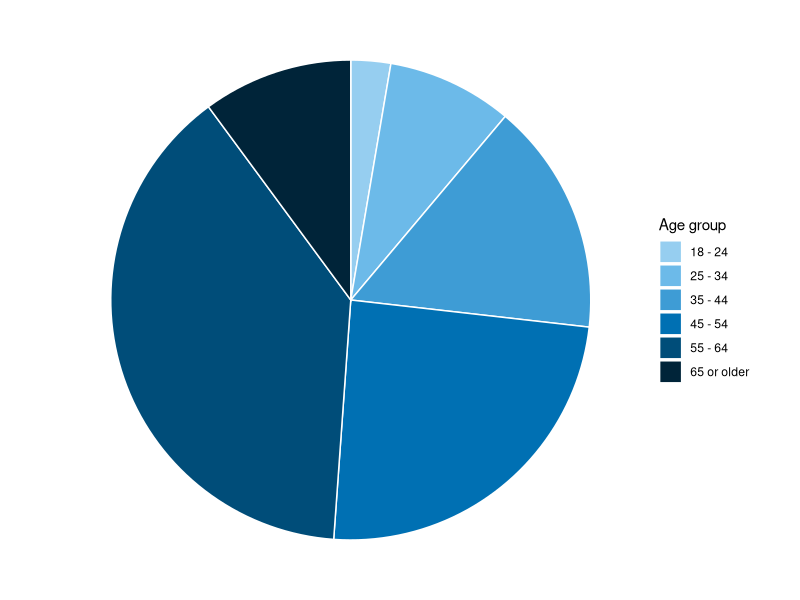

Generate this figure with R: (Note: this script raises an error after producing the figure.)
library(tidyverse)

# Load data
final_data <- read.csv("Data/data_clean.csv")

anglers <- final_data[,-1]
rownames(anglers) <- final_data[,1]

######### * DATA PREPARATION ######### 

### Set factor levels ###

anglers <- anglers %>%
  mutate(LICENSE = factor(LICENSE, levels = c("Saltwater","General","Shoreline","Charter")),
         AGE = factor(AGE, levels = c("18 - 24","25 - 34","35 - 44","45 - 54","55 - 64","65 or older")),
         GENDER = factor(GENDER, levels = c("Male","Female")),
         COUNTY = factor(COUNTY, levels = c("Hillsborough","Manatee","Pasco","Pinellas","Polk","Sarasota","Other")),
         INCOME = factor(INCOME, levels = c("$25,000 or less","$25,001 - $50,000","$50,001 - $75,000","$75,001 - $100,000","$100,000 or more")),
         FREQUENCY = factor(FREQUENCY, levels = c("A few times","About once a month","About once a week","Many times a week")),
         DURATION = factor(DURATION, levels = c("Less than a year","1 - 4 years","5 - 9 years","10 - 19 years","20 years or more")),
         SKILL = factor(SKILL, levels = c("Very poor","Poor","Fair","Good","Excellent")),
         SPECIES_SNOOK = factor(SPECIES_SNOOK, levels = c("Never","Rarely","Sometimes","Often","Always")),
         SPECIES_SEATROUT = factor(SPECIES_SEATROUT, levels = c("Never","Rarely","Sometimes","Often","Always")),
         SPECIES_REDDRUM = factor(SPECIES_REDDRUM, levels = c("Never","Rarely","Sometimes","Often","Always")),
         SPECIES_TARPON = factor(SPECIES_TARPON, levels = c("Never","Rarely","Sometimes","Often","Always")),
         SPECIES_SHEEPSHEAD = factor(SPECIES_SHEEPSHEAD, levels = c("Never","Rarely","Sometimes","Often","Always")),
         SPECIES_SNAPPER = factor(SPECIES_SNAPPER, levels = c("Never","Rarely","Sometimes","Often","Always")),
         SPECIES_GROUPER = factor(SPECIES_GROUPER, levels = c("Never","Rarely","Sometimes","Often","Always")),
         SPECIES_OTHER = factor(SPECIES_OTHER, levels = c("Never","Rarely","Sometimes","Often","Always")),
         HABITAT_SEAGRASS = factor(HABITAT_SEAGRASS, levels = c("Never","Rarely","Sometimes","Often","Always")),
         HABITAT_HARDBTM = factor(HABITAT_HARDBTM, levels = c("Never","Rarely","Sometimes","Often","Always")),
         HABITAT_ARTREEF = factor(HABITAT_ARTREEF, levels = c("Never","Rarely","Sometimes","Often","Always")),
         HABITAT_RIVER = factor(HABITAT_RIVER, levels = c("Never","Rarely","Sometimes","Often","Always")),
         HABITAT_SHORELINE = factor(HABITAT_SHORELINE, levels = c("Never","Rarely","Sometimes","Often","Always")),
         HABITAT_INFRASTR = factor(HABITAT_INFRASTR, levels = c("Never","Rarely","Sometimes","Often","Always")),
         AR_RELIEF = factor(AR_RELIEF, levels = c("Not sure","Low","Moderate","High")),
         AR_SIZE = factor(AR_SIZE, levels = c("Not sure","Small","Medium","Large")),
         AR_DEPTH = factor(AR_DEPTH, levels = c("Not sure","Shallow","Moderate","Deep")),
         AR_COMPLEX = factor(AR_COMPLEX, levels = c("Not sure","Simple","Moderate","Complex")),
         AR_MATERIAL_CONCRETE = factor(AR_MATERIAL_CONCRETE, levels = c("Not sure","Never","Rarely","Sometimes","Often","Always")),
         AR_MATERIAL_PREFAB = factor(AR_MATERIAL_PREFAB, levels = c("Not sure","Never","Rarely","Sometimes","Often","Always")),
         AR_MATERIAL_ROCK = factor(AR_MATERIAL_ROCK, levels = c("Not sure","Never","Rarely","Sometimes","Often","Always")),
         AR_MATERIAL_TIRE = factor(AR_MATERIAL_TIRE, levels = c("Not sure","Never","Rarely","Sometimes","Often","Always")),
         CONCRETE_ATTRACTFISH = factor(CONCRETE_ATTRACTFISH, levels = c("Strongly disagree","Disagree","Somewhat disagree","Somewhat agree","Agree","Strongly agree")),
         CONCRETE_WORSEWQ = factor(CONCRETE_WORSEWQ, levels = c("Strongly disagree","Disagree","Somewhat disagree","Somewhat agree","Agree","Strongly agree")),
         CONCRETE_SEDSTABILIZE = factor(CONCRETE_SEDSTABILIZE, levels = c("Strongly disagree","Disagree","Somewhat disagree","Somewhat agree","Agree","Strongly agree")),
         CONCRETE_DAMAGEHAB = factor(CONCRETE_DAMAGEHAB, levels = c("Strongly disagree","Disagree","Somewhat disagree","Somewhat agree","Agree","Strongly agree")),
         CONCRETE_RESTORETOOL = factor(CONCRETE_RESTORETOOL, levels = c("Strongly disagree","Disagree","Somewhat disagree","Somewhat agree","Agree","Strongly agree")),
         TIRE_ATTRACTFISH = factor(TIRE_ATTRACTFISH, levels = c("Strongly disagree","Disagree","Somewhat disagree","Somewhat agree","Agree","Strongly agree")),
         TIRE_WORSEWQ = factor(TIRE_WORSEWQ, levels = c("Strongly disagree","Disagree","Somewhat disagree","Somewhat agree","Agree","Strongly agree")),
         TIRE_SEDSTABILIZE = factor(TIRE_SEDSTABILIZE, levels = c("Strongly disagree","Disagree","Somewhat disagree","Somewhat agree","Agree","Strongly agree")),
         TIRE_DAMAGEHAB = factor(TIRE_DAMAGEHAB, levels = c("Strongly disagree","Disagree","Somewhat disagree","Somewhat agree","Agree","Strongly agree")),
         TIRE_RESTORETOOL = factor(TIRE_RESTORETOOL, levels = c("Strongly disagree","Disagree","Somewhat disagree","Somewhat agree","Agree","Strongly agree")),
         FUNDING = factor(FUNDING, levels = c("Opposed","Neutral","Supportive")),
         AWARE = factor(AWARE, levels = c("No","Yes")))

# Determine which anglers use tire reefs
anglers <- anglers %>%
  mutate(AR_USER = ifelse(HABITAT_ARTREEF == "Never" | HABITAT_ARTREEF == "Not sure", "Non-user",
                          ifelse(is.na(AR_MATERIAL_TIRE) | AR_MATERIAL_TIRE == "Never" | AR_MATERIAL_TIRE == "Not sure", "Other Reef User", "Tire Reef User"))) %>%
  mutate(AR_USER = factor(AR_USER, levels = c("Non-user","Other Reef User","Tire Reef User")))


######### * SUMMARIES ######### 

AGE <- anglers %>%
  drop_na(AGE) %>%
  group_by(AGE) %>%
  summarise(n = n()) %>%
  mutate(pct = n/sum(n)*100)
plot_AGE <- ggplot(AGE, aes(x = "", y = pct, fill = AGE)) +
  geom_col(color = "white") +
  scale_fill_manual(name = "Age group", values = c("#96CEF0","#6CBAE9","#3E9CD5","#0070B3","#004D79","#002439")) +
  coord_polar(theta = "y", direction = -1) +
  theme_void() +
  theme(
    strip.text = element_text(face = "bold", size = 12))
ggsave(file='C:/Users/bsimm/Dropbox/Tampa Bay Estuary Program/Research/BSS/RESULTS/AGE.svg', plot=plot_AGE, width=175, height=65, units = "mm", bg = "transparent")
write.csv(AGE, file='C:/Users/bsimm/Dropbox/Tampa Bay Estuary Program/Research/BSS/RESULTS/AGE.csv', row.names = FALSE)


GENDER <- anglers %>%
  drop_na(GENDER) %>% 
  group_by(GENDER) %>%
  summarise(n = n()) %>%
  mutate(pct = n/sum(n)*100)
plot_GENDER <- ggplot(GENDER, aes(x = "", y = pct, fill = GENDER)) +
  geom_col(color = "white") +
  scale_fill_manual(name = "Gender", values = c("#004F7E","#02806E")) +
  coord_polar(theta = "y", direction = -1) +
  theme_void() +
  theme(
    strip.text = element_text(face = "bold", size = 12))
ggsave(file='C:/Users/bsimm/Dropbox/Tampa Bay Estuary Program/Research/BSS/RESULTS/GENDER.svg', plot=plot_GENDER, width=175, height=65, units = "mm", bg = "transparent")
write.csv(GENDER, file='C:/Users/bsimm/Dropbox/Tampa Bay Estuary Program/Research/BSS/RESULTS/GENDER.csv', row.names = FALSE)


COUNTY <- anglers %>%
  drop_na(COUNTY) %>% 
  group_by(COUNTY) %>%
  summarise(n = n()) %>%
  mutate(pct = n/sum(n)*100)
plot_COUNTY <- ggplot(COUNTY, aes(x = "", y = pct, fill = COUNTY)) +
  geom_col(color = "white") +
  scale_fill_manual(name = "County", values = c("#02806E","#004F7E","#5C524F","#DC9E00","#962C14","#653682","#000000")) +
  coord_polar(theta = "y", direction = -1) +
  theme_void() +
  theme(
    strip.text = element_text(face = "bold", size = 12))
ggsave(file='C:/Users/bsimm/Dropbox/Tampa Bay Estuary Program/Research/BSS/RESULTS/COUNTY.svg', plot=plot_COUNTY, width=175, height=65, units = "mm", bg = "transparent")
write.csv(COUNTY, file='C:/Users/bsimm/Dropbox/Tampa Bay Estuary Program/Research/BSS/RESULTS/COUNTY.csv', row.names = FALSE)


FREQUENCY <- anglers %>%
  drop_na(FREQUENCY) %>% 
  group_by(FREQUENCY) %>%
  summarise(n = n()) %>%
  mutate(pct = n/sum(n)*100)
plot_FREQUENCY <- ggplot(FREQUENCY, aes(x = "", y = pct, fill = FREQUENCY)) +
  geom_col(color = "white") +
  scale_fill_manual(name = "Annual Fishing Frequency", values = c("#96CEF0","#3E9CD5","#004D79","#002439")) +
  coord_polar(theta = "y", direction = -1) +
  theme_void() +
  theme(
    strip.text = element_text(face = "bold", size = 12))
ggsave(file='C:/Users/bsimm/Dropbox/Tampa Bay Estuary Program/Research/BSS/RESULTS/FREQUENCY.svg', plot=plot_SEASONALITY, width=175, height=65, units = "mm", bg = "transparent")
write.csv(FREQUENCY, file='C:/Users/bsimm/Dropbox/Tampa Bay Estuary Program/Research/BSS/RESULTS/FREQUENCY.csv', row.names = FALSE)


DURATION <- anglers %>%
  drop_na(DURATION) %>%
  group_by(DURATION) %>%
  summarise(n = n()) %>%
  mutate(pct = n/sum(n)*100)
plot_DURATION <- ggplot(DURATION, aes(x = "", y = pct, fill = DURATION)) +
  geom_col(color = "white") +
  scale_fill_manual(name = "Fishing Experience in Tampa Bay", values = c("#96CEF0","#3E9CD5","#0070B3","#004D79","#002439")) +
  coord_polar(theta = "y", direction = -1) +
  theme_void() +
  theme(
    strip.text = element_text(face = "bold", size = 12))
ggsave(file='C:/Users/bsimm/Dropbox/Tampa Bay Estuary Program/Research/BSS/RESULTS/DURATION.svg', plot=plot_DURATION, width=175, height=65, units = "mm", bg = "transparent")
write.csv(DURATION, file='C:/Users/bsimm/Dropbox/Tampa Bay Estuary Program/Research/BSS/RESULTS/DURATION.csv', row.names = FALSE)


SKILL <- anglers %>%
  drop_na(SKILL) %>%
  group_by(SKILL) %>%
  summarise(n = n()) %>%
  mutate(pct = n/sum(n)*100)
plot_SKILL <- ggplot(SKILL, aes(x = "", y = pct, fill = SKILL)) +
  geom_col(color = "white") +
  scale_fill_manual(name = "Skill at Fishing\n(self-assessed)", values = c("#96CEF0","#3E9CD5","#0070B3","#004D79","#002439")) +
  coord_polar(theta = "y", direction = -1) +
  theme_void() +
  theme(
    strip.text = element_text(face = "bold", size = 12))
ggsave(file='C:/Users/bsimm/Dropbox/Tampa Bay Estuary Program/Research/BSS/RESULTS/SKILL.svg', plot=plot_SKILL, width=175, height=65, units = "mm", bg = "transparent")
write.csv(SKILL, file='C:/Users/bsimm/Dropbox/Tampa Bay Estuary Program/Research/BSS/RESULTS/SKILL.csv', row.names = FALSE)


AWARE <- anglers %>%
  drop_na(AWARE) %>% 
  group_by(AWARE) %>%
  summarise(n = n()) %>%
  mutate(pct = n/sum(n)*100)
plot_AWARE <- ggplot(AWARE, aes(x = "", y = pct, fill = AWARE)) +
  geom_col(color = "white") +
  scale_fill_manual(name = "Awareness of Planned Tire Reef\nRemoval by Pinellas County", values = c("#004F7E","#02806E")) +
  coord_polar(theta = "y", direction = -1) +
  theme_void() +
  theme(
    strip.text = element_text(face = "bold", size = 12))
ggsave(file='C:/Users/bsimm/Dropbox/Tampa Bay Estuary Program/Research/BSS/RESULTS/AWARE.svg', plot=plot_AWARE, width=175, height=65, units = "mm", bg = "transparent")
write.csv(AWARE, file='C:/Users/bsimm/Dropbox/Tampa Bay Estuary Program/Research/BSS/RESULTS/AWARE.csv', row.names = FALSE)

FUNDING <- anglers %>%
  drop_na(FUNDING) %>% 
  group_by(FUNDING) %>%
  summarise(n = n()) %>%
  mutate(pct = n/sum(n)*100)
plot_FUNDING <- ggplot(FUNDING, aes(x = "", y = pct, fill = FUNDING)) +
  geom_col(color = "white") +
  scale_fill_manual(name = "Using Public Funds for\nArtificial Reef Management", values = c("#962C14","#DC9E00","#004F7E")) +
  coord_polar(theta = "y", direction = -1) +
  theme_void() +
  theme(
    strip.text = element_text(face = "bold", size = 12))
ggsave(file='C:/Users/bsimm/Dropbox/Tampa Bay Estuary Program/Research/BSS/RESULTS/FUNDING.svg', plot=plot_FUNDING, width=175, height=65, units = "mm", bg = "transparent")
write.csv(FUNDING, file='C:/Users/bsimm/Dropbox/Tampa Bay Estuary Program/Research/BSS/RESULTS/FUNDING.csv', row.names = FALSE)



REASONS <- anglers %>%
  select(REASON_FUN:REASON_OTHER) %>%
  pivot_longer(cols = starts_with("REASON_"),
               names_to = "REASON",
               names_prefix = "REASON_",
               values_to = "SELECTION") %>%
  mutate(REASON = factor(REASON, levels = c("FUN","FOOD","SELL","CHARTER","OTHER"))) %>%
  group_by(REASON) %>%
  summarise(Count = sum(SELECTION == 1, na.rm = TRUE), 
            .groups = "drop") %>%
  mutate(pct = Count/485*100)
plot_REASONS <- ggplot(REASONS, aes(x = REASON, y = pct)) +
  geom_bar(stat="identity", fill = "#5C524F") +
  ylim(0,100) + 
  scale_x_discrete(labels = c(
    "FUN" = "Fishing for\nfun or sport",
    "FOOD" = "Fishing for\ntheir own food",
    "SELL" = "Fishing for\nfood to sell",
    "CHARTER" = "Providing chartered\nfishing trips",
    "OTHER" = "Some other\nreason")) +
  labs(x = "Typical Reason(s) for Fishing", y = "Anglers (%)") +
  theme_classic() +
  theme(axis.title = element_text(face = "bold"),
        axis.title.x = element_text(margin = margin(t = 11)),
        axis.title.y = element_text(margin = margin(r = 9)),
        panel.background = element_rect(fill = "transparent"),
        plot.background = element_rect(fill = "transparent", color = NA),
        legend.background = element_rect(fill = "transparent", color = NA),
        legend.box.background = element_rect(fill = "transparent", color = NA))
ggsave(file='C:/Users/bsimm/Dropbox/Tampa Bay Estuary Program/Research/BSS/RESULTS/REASONS.svg', plot=plot_REASONS, width=170, height=100, units = "mm", bg = "transparent")
write.csv(REASONS, file='C:/Users/bsimm/Dropbox/Tampa Bay Estuary Program/Research/BSS/RESULTS/REASONS.csv', row.names = FALSE)


HABITATS <- anglers %>%
  select(HABITAT_SEAGRASS:HABITAT_INFRASTR) %>%
  pivot_longer(cols = starts_with("HABITAT_"),
               names_to = "HABITAT",
               names_prefix = "HABITAT_",
               values_to = "SELECTION") %>%
  mutate(HABITAT = factor(HABITAT, levels = c("SEAGRASS","HARDBTM","ARTREEF","SHORELINE","RIVER","INFRASTR"))) %>%
  mutate(SELECTION = factor(SELECTION, levels = c("Always","Often","Sometimes","Rarely","Never"))) %>%
  group_by(HABITAT, SELECTION) %>%
  summarise(Count = n()) %>%
  mutate(pct = Count/sum(Count)*100)
plot_HABITATS <- ggplot(HABITATS, aes(x=HABITAT, y=pct, fill=SELECTION)) +
  geom_bar(stat = "identity", position = "stack") +
  geom_col(color = "white") +
  scale_fill_manual(name = "Frequency of Use", values = c("Never" = "#96CEF0",
                                                   "Rarely" = "#3E9CD5",
                                                   "Sometimes" = "#0070B3",
                                                   "Often" = "#004D79",
                                                   "Always" = "#002439")) +
  xlab("Fishing Habitat") +
  ylab("Anglers (%)") +
  scale_x_discrete(labels = c(
    "SEAGRASS" = "Seagrass bed",
    "HARDBTM" = "Natural hard bottom\n(ledge, reef, sponge)",
    "ARTREEF" = "Artificial reef\n(concrete, rock, reef ball)",
    "SHORELINE" = "Natural shoreline\n(beach, mangrove, marsh)",
    "RIVER" = "River or creek",
    "INFRASTR" = "Exposed infrastructure\n(bridge, dock, pier)")) +
  theme_classic() +
  theme(axis.title = element_text(face = "bold"),
        axis.title.x = element_text(margin = margin(t = 11)),
        axis.title.y = element_text(margin = margin(r = 9)),
        panel.background = element_rect(fill = "transparent"),
        plot.background = element_rect(fill = "transparent", color = NA),
        legend.background = element_rect(fill = "transparent", color = NA),
        legend.box.background = element_rect(fill = "transparent", color = NA))
ggsave(file='C:/Users/bsimm/Dropbox/Tampa Bay Estuary Program/Research/BSS/RESULTS/REASONS.svg', plot=plot_REASONS, width=170, height=100, units = "mm", bg = "transparent")
write.csv(REASONS, file='C:/Users/bsimm/Dropbox/Tampa Bay Estuary Program/Research/BSS/RESULTS/REASONS.csv', row.names = FALSE)

REEFS <- anglers %>%
  select(AR_MATERIAL_CONCRETE:AR_MATERIAL_TIRE) %>%
  filter(!is.na(AR_MATERIAL_CONCRETE)) %>%
  pivot_longer(cols = starts_with("AR_MATERIAL_"),
               names_to = "AR_MATERIAL",
               names_prefix = "AR_MATERIAL_",
               values_to = "SELECTION") %>%
  mutate(AR_MATERIAL = factor(AR_MATERIAL, levels = c("ROCK","CONCRETE","PREFAB","TIRE"))) %>%
  mutate(SELECTION = factor(SELECTION, levels = c("Always","Often","Sometimes","Rarely","Never","Not sure"))) %>%
  group_by(AR_MATERIAL, SELECTION) %>%
  summarise(Count = n()) %>%
  mutate(pct = Count/sum(Count)*100)
plot_REEFS <- ggplot(REEFS, aes(x=AR_MATERIAL, y=pct, fill=SELECTION)) +
  geom_bar(stat = "identity", position = "stack") +
  geom_col(color = "white") +
  scale_fill_manual(name = "Frequency of Use", values = c("Not sure" = "#AFAFAF",
                                                          "Never" = "#96CEF0",
                                                          "Rarely" = "#3E9CD5",
                                                          "Sometimes" = "#0070B3",
                                                          "Often" = "#004D79",
                                                          "Always" = "#002439")) +
  xlab("Artificial Reef Material") +
  ylab("Anglers (%)") +
  scale_x_discrete(labels = c(
    "ROCK" = "Rocks",
    "CONCRETE" = "Concrete",
    "PREFAB" = "Prefabricated\n modules",
    "TIRE" = "Tires")) +
  theme_classic() +
  theme(axis.title = element_text(face = "bold"),
        axis.title.x = element_text(margin = margin(t = 11)),
        axis.title.y = element_text(margin = margin(r = 9)),
        panel.background = element_rect(fill = "transparent"),
        plot.background = element_rect(fill = "transparent", color = NA),
        legend.background = element_rect(fill = "transparent", color = NA),
        legend.box.background = element_rect(fill = "transparent", color = NA))
ggsave(file='C:/Users/bsimm/Dropbox/Tampa Bay Estuary Program/Research/BSS/RESULTS/REASONS.svg', plot=plot_REASONS, width=170, height=100, units = "mm", bg = "transparent")
write.csv(REASONS, file='C:/Users/bsimm/Dropbox/Tampa Bay Estuary Program/Research/BSS/RESULTS/REASONS.csv', row.names = FALSE)


AR_USER <- anglers %>%
  drop_na(AR_USER) %>% 
  group_by(AR_USER) %>%
  summarise(n = n()) %>%
  mutate(pct = n/sum(n)*100)
plot_AR_USER <- ggplot(AR_USER, aes(x = "", y = pct, fill = AR_USER)) +
  geom_col(color = "white") +
  scale_fill_manual(name = "Artificial Reef Use", values = c("#5C524F","#004F7E","#02806E")) +
  coord_polar(theta = "y", direction = -1) +
  theme_void() +
  theme(
    strip.text = element_text(face = "bold", size = 12))
ggsave(file='C:/Users/bsimm/Dropbox/Tampa Bay Estuary Program/Research/BSS/RESULTS/AR_USER.svg', plot=plot_AR_USER, width=175, height=65, units = "mm", bg = "transparent")
write.csv(AR_USER, file='C:/Users/bsimm/Dropbox/Tampa Bay Estuary Program/Research/BSS/RESULTS/AR_USER.csv', row.names = FALSE)



######### * TIRE REEF MANAGEMENT ACTIONS ######### 


# Reshape
anglers_long <- anglers %>%
  pivot_longer(cols = starts_with("ACTION_"),
               names_to = "ACTION",
               names_prefix = "ACTION_",
               values_to = "SUPPORT") %>%
  mutate(ACTION = factor(ACTION, levels = c("MONITOR","STABILIZE","COVER","REMOVEPART","REMOVEALL")))

action_means_all <- anglers_long %>%
  group_by(ACTION) %>%
  summarise(
    mean = mean(SUPPORT, na.rm = TRUE),
    sd = sd(SUPPORT, na.rm = TRUE),
    .groups = "drop")
action_means_users <- anglers_long %>%
  group_by(AR_USER, ACTION) %>%
  summarise(
    mean = mean(SUPPORT, na.rm = TRUE),
    sd = sd(SUPPORT, na.rm = TRUE),
    .groups = "drop")

#write.csv(action_means, file='C:/Users/bsimm/Dropbox/Tampa Bay Estuary Program/Research/Angler Preferences/Results/action_means.csv', row.names = FALSE)

# Boxplots (All)
ggplot(anglers_long, aes(x = ACTION, y = SUPPORT)) +
  geom_rect(aes(xmin = -Inf, xmax = Inf, ymin = 4, ymax = 6),inherit.aes = FALSE,fill = "grey90",alpha = 0.1) +
  geom_boxplot(width = 0.7, outlier.shape = NA, fill = "#5C524F", color = "#5C524F", alpha = 0.6) +  # hide outliers for cleaner look
  geom_hline(yintercept = 5, linetype = "solid", color = "black") +
  scale_y_continuous(limits = c(0, 10), breaks = seq(0, 10, by = 2)) +
  scale_x_discrete(labels = c(
    "MONITOR" = "No action,\njust monitor",
    "STABILIZE" = "Stabilize\nperimeter",
    "COVER" = "Cover with\nrock or concrete",
    "REMOVEPART" = "Remove some\nof the tires",
    "REMOVEALL" = "Remove all\nof the tires")) +
  labs(x = "Proposed Management Action", y = "Level of Support") +
  theme_classic() +
  theme(axis.title = element_text(face = "bold"),
        axis.title.x = element_text(margin = margin(t = 11)),
        axis.title.y = element_text(margin = margin(r = 9)),
        panel.background = element_rect(fill = "transparent"),
        plot.background = element_rect(fill = "transparent", color = NA),
        legend.background = element_rect(fill = "transparent", color = NA),
        legend.box.background = element_rect(fill = "transparent", color = NA))
# Boxplots (By Users)
ggplot(anglers_long, aes(x = ACTION, y = SUPPORT, fill = AR_USER, color = AR_USER)) +
  geom_rect(aes(xmin = -Inf, xmax = Inf, ymin = 4, ymax = 6),inherit.aes = FALSE,fill = "grey90",alpha = 0.1) +
  geom_boxplot(width = 0.7, outlier.shape = NA, alpha = 0.6) +  # hide outliers for cleaner look
  geom_hline(yintercept = 5, linetype = "solid", color = "black") +
  scale_fill_manual(name = "Artificial Reef Use", values = c("#5C524F", "#004F7E", "#00806E")) +
  scale_color_manual(name = "Artificial Reef Use", values = c("#5C524F", "#004F7E", "#00806E")) +
  scale_y_continuous(limits = c(0, 10), breaks = seq(0, 10, by = 2)) +
  scale_x_discrete(labels = c(
    "MONITOR" = "No action,\njust monitor",
    "STABILIZE" = "Stabilize\nperimeter",
    "COVER" = "Cover with\nrock or concrete",
    "REMOVEPART" = "Remove some\nof the tires",
    "REMOVEALL" = "Remove all\nof the tires")) +
  labs(x = "Proposed Management Action", y = "Level of Support") +
  theme_classic() +
  theme(axis.title = element_text(face = "bold"),
        axis.title.x = element_text(margin = margin(t = 11)),
        axis.title.y = element_text(margin = margin(r = 9)),
        panel.background = element_rect(fill = "transparent"),
        plot.background = element_rect(fill = "transparent", color = NA),
        legend.background = element_rect(fill = "transparent", color = NA),
        legend.box.background = element_rect(fill = "transparent", color = NA))
# Boxplots (By Funding Support)
ggplot(anglers_long, aes(x = ACTION, y = SUPPORT, fill = FUNDING, color = FUNDING)) +
  geom_rect(aes(xmin = -Inf, xmax = Inf, ymin = 4, ymax = 6),inherit.aes = FALSE,fill = "grey90",alpha = 0.1) +
  geom_boxplot(width = 0.7, outlier.shape = NA, alpha = 0.6) +  # hide outliers for cleaner look
  geom_hline(yintercept = 5, linetype = "solid", color = "black") +
  scale_fill_manual(name = "Use of Public Funds for\nArtificial Reef Management", values = c("#962C14", "#DC9E00", "#004F7E")) +
  scale_color_manual(name = "Use of Public Funds for\nArtificial Reef Management", values = c("#962C14", "#DC9E00", "#004F7E")) +
  scale_y_continuous(limits = c(0, 10), breaks = seq(0, 10, by = 2)) +
  scale_x_discrete(labels = c(
    "MONITOR" = "No action,\njust monitor",
    "STABILIZE" = "Stabilize\nperimeter",
    "COVER" = "Cover with\nrock or concrete",
    "REMOVEPART" = "Remove some\nof the tires",
    "REMOVEALL" = "Remove all\nof the tires")) +
  labs(x = "Proposed Management Action", y = "Level of Support") +
  theme_classic() +
  theme(axis.title = element_text(face = "bold"),
        axis.title.x = element_text(margin = margin(t = 11)),
        axis.title.y = element_text(margin = margin(r = 9)),
        panel.background = element_rect(fill = "transparent"),
        plot.background = element_rect(fill = "transparent", color = NA),
        legend.background = element_rect(fill = "transparent", color = NA),
        legend.box.background = element_rect(fill = "transparent", color = NA))
# Boxplots (By Frequency)
ggplot(anglers_long, aes(x = ACTION, y = SUPPORT, fill = FREQUENCY, color = FREQUENCY)) +
  geom_rect(aes(xmin = -Inf, xmax = Inf, ymin = 4, ymax = 6),inherit.aes = FALSE,fill = "grey90",alpha = 0.1) +
  geom_boxplot(width = 0.7, outlier.shape = NA, alpha = 0.6) +  # hide outliers for cleaner look
  geom_hline(yintercept = 5, linetype = "solid", color = "black") +
  scale_fill_manual(name = "Annual Fishing Frequency", values = c("#96CEF0", "#3E9CD5", "#004D79","#002439")) +
  scale_color_manual(name = "Annual Fishing Frequency", values = c("#96CEF0", "#3E9CD5", "#004D79","#002439")) +
  scale_y_continuous(limits = c(0, 10), breaks = seq(0, 10, by = 2)) +
  scale_x_discrete(labels = c(
    "MONITOR" = "No action,\njust monitor",
    "STABILIZE" = "Stabilize\nperimeter",
    "COVER" = "Cover with\nrock or concrete",
    "REMOVEPART" = "Remove some\nof the tires",
    "REMOVEALL" = "Remove all\nof the tires")) +
  labs(x = "Proposed Management Action", y = "Level of Support") +
  theme_classic() +
  theme(axis.title = element_text(face = "bold"),
        axis.title.x = element_text(margin = margin(t = 11)),
        axis.title.y = element_text(margin = margin(r = 9)),
        panel.background = element_rect(fill = "transparent"),
        plot.background = element_rect(fill = "transparent", color = NA),
        legend.background = element_rect(fill = "transparent", color = NA),
        legend.box.background = element_rect(fill = "transparent", color = NA))
# Boxplots (By Duration)
ggplot(anglers_long %>%
         # Reclassify groups
         mutate(DURATION = as.character(DURATION)) %>%
         mutate(DURATIONred = ifelse(is.na(DURATION), NA,
                                     ifelse(DURATION == "Less than a year", "Less than 5 years",
                                            ifelse(DURATION == "1 - 4 years", "Less than 5 years", DURATION)))) %>%
         mutate(DURATIONred = factor(DURATIONred, levels = c("Less than 5 years","5 - 9 years","10 - 19 years","20 years or more"))), 
       aes(x = ACTION, y = SUPPORT, fill = DURATIONred, color = DURATIONred)) +
  geom_rect(aes(xmin = -Inf, xmax = Inf, ymin = 4, ymax = 6),inherit.aes = FALSE,fill = "grey90",alpha = 0.1) +
  geom_boxplot(width = 0.7, outlier.shape = NA, alpha = 0.6) +  # hide outliers for cleaner look
  geom_hline(yintercept = 5, linetype = "solid", color = "black") +
  scale_fill_manual(name = "Fishing Experience", values = c("#96CEF0", "#3E9CD5", "#004D79","#002439")) +
  scale_color_manual(name = "Fishing Experience", values = c("#96CEF0", "#3E9CD5", "#004D79","#002439")) +
  scale_y_continuous(limits = c(0, 10), breaks = seq(0, 10, by = 2)) +
  scale_x_discrete(labels = c(
    "MONITOR" = "No action,\njust monitor",
    "STABILIZE" = "Stabilize\nperimeter",
    "COVER" = "Cover with\nrock or concrete",
    "REMOVEPART" = "Remove some\nof the tires",
    "REMOVEALL" = "Remove all\nof the tires")) +
  labs(x = "Proposed Management Action", y = "Level of Support") +
  theme_classic() +
  theme(axis.title = element_text(face = "bold"),
        axis.title.x = element_text(margin = margin(t = 11)),
        axis.title.y = element_text(margin = margin(r = 9)),
        panel.background = element_rect(fill = "transparent"),
        plot.background = element_rect(fill = "transparent", color = NA),
        legend.background = element_rect(fill = "transparent", color = NA),
        legend.box.background = element_rect(fill = "transparent", color = NA))
#ggsave(file='C:/Users/bsimm/Dropbox/Tampa Bay Estuary Program/Research/BSS/RESULTS/SHORE_DESIRE.svg', plot=plot_SHORE_DESIRE, width=200, height=125, units = "mm", bg = "transparent")


######### * SPATIAL DISTRIBUTION ######### 

### MAP ANGLER PRESENCE ###

# Identify Support/Opposition of Complete Tire Removal
anglers <- anglers %>%
  mutate(REMOVEALL_CAT = ifelse(ACTION_REMOVEALL <= 4, "Oppose",
                                 ifelse(ACTION_REMOVEALL >= 6, "Support", "Neutral")))

# Reshape
zones_long <- anglers %>%
  pivot_longer(cols = starts_with("ZONE_"),
               names_to = "ZONE",
               names_prefix = "ZONE_",
               values_to = "PRESENCE") %>%
  mutate(ZONE = as.integer(ZONE))

# All anglers (n = 485)
zones <- zones_long %>%
  group_by(ZONE) %>%
  summarise(
    anglers = sum(PRESENCE)) %>%
  mutate(pct = round(anglers/485*100, digits = 0))

# Artificial reef anglers (n = 402)
zones_AR <- zones_long %>%
  filter(AR_USER != "Non-user") %>%
  group_by(ZONE) %>%
  summarise(
    AR_anglers = sum(PRESENCE)) %>%
  mutate(AR_pct = round(AR_anglers/402*100, digits = 0))

# Tire reef anglers (n = 71)
zones_tire <- zones_long %>%
  filter(AR_USER == "Tire Reef User") %>%
  group_by(ZONE) %>%
  summarise(
    tire_anglers = sum(PRESENCE)) %>%
  mutate(tire_pct = round(tire_anglers/71*100, digits = 0))

# Complete Removal Opposition (n = 130)
zones_oppose <- zones_long %>%
  filter(REMOVEALL_CAT == "Oppose") %>%
  group_by(ZONE) %>%
  summarise(
    oppose_anglers = sum(PRESENCE)) %>%
  mutate(oppose_pct = round(oppose_anglers/130*100, digits = 0))

# Complete Removal Support (n = 263)
zones_support <- zones_long %>%
  filter(REMOVEALL_CAT == "Support") %>%
  group_by(ZONE) %>%
  summarise(
    support_anglers = sum(PRESENCE)) %>%
  mutate(support_pct = round(support_anglers/263*100, digits = 0))

# Combine
zones <- zones %>%
  left_join(zones_AR, by = "ZONE") %>%
  left_join(zones_tire, by = "ZONE") %>%
  left_join(zones_support, by = "ZONE") %>%
  left_join(zones_oppose, by = "ZONE") %>%
  mutate(pct_group = ifelse(pct < 10, 1,
                            ifelse(pct >= 10 & pct < 20, 2,
                                   ifelse(pct >= 20 & pct < 30, 3,
                                          ifelse(pct >= 30 & pct < 40, 4,
                                                 ifelse(pct >= 40 & pct < 50, 5,
                                                        ifelse(pct >= 50 & pct < 60, 6, 7)))))),
         tire_pct_group = ifelse(tire_pct < 10, 1,
                            ifelse(tire_pct >= 10 & tire_pct < 20, 2,
                                   ifelse(tire_pct >= 20 & tire_pct < 30, 3,
                                          ifelse(tire_pct >= 30 & tire_pct < 40, 4,
                                                 ifelse(tire_pct >= 40 & tire_pct < 50, 5,
                                                        ifelse(tire_pct >= 50 & tire_pct < 60, 6, 7)))))),
         support_pct_group = ifelse(support_pct < 10, 1,
                                 ifelse(support_pct >= 10 & support_pct < 20, 2,
                                        ifelse(support_pct >= 20 & support_pct < 30, 3,
                                               ifelse(support_pct >= 30 & support_pct < 40, 4,
                                                      ifelse(support_pct >= 40 & support_pct < 50, 5,
                                                             ifelse(support_pct >= 50 & support_pct < 60, 6, 7)))))),
         oppose_pct_group = ifelse(oppose_pct < 10, 1,
                                 ifelse(oppose_pct >= 10 & oppose_pct < 20, 2,
                                        ifelse(oppose_pct >= 20 & oppose_pct < 30, 3,
                                               ifelse(oppose_pct >= 30 & oppose_pct < 40, 4,
                                                      ifelse(oppose_pct >= 40 & oppose_pct < 50, 5,
                                                             ifelse(oppose_pct >= 50 & oppose_pct < 60, 6, 7)))))))
         
write.csv(zones, file='C:/Users/bsimm/Dropbox/Tampa Bay Estuary Program/Research/Angler Preferences/Results/zones.csv', row.names = FALSE)


### MAP SUPPORT FOR COMPLETE REMOVAL ###

# Keep only zones that a person selected
zones_present <- zones_long %>%
  filter(PRESENCE == 1)

# Calculate average support for complete removal by zone
zone_means_all <- zones_present %>%
  group_by(ZONE) %>%
  summarise(
    median = median(ACTION_REMOVEALL, na.rm = TRUE),
    mean = mean(ACTION_REMOVEALL, na.rm = TRUE),
    sd = sd(ACTION_REMOVEALL, na.rm = TRUE),
    .groups = "drop")

write.csv(zone_means_all, file='C:/Users/bsimm/Dropbox/Tampa Bay Estuary Program/Research/Angler Preferences/Results/zones_medians.csv', row.names = FALSE)


zone_means_allpart <- zones_present %>%
  group_by(ZONE) %>%
  summarise(
    median = median(ACTION_REMOVEPART, na.rm = TRUE),
    mean = mean(ACTION_REMOVEPART, na.rm = TRUE),
    sd = sd(ACTION_REMOVEPART, na.rm = TRUE),
    .groups = "drop")


zone_means_allstabilize <- zones_present %>%
  group_by(ZONE) %>%
  summarise(
    median = median(ACTION_STABILIZE, na.rm = TRUE),
    mean = mean(ACTION_STABILIZE, na.rm = TRUE),
    sd = sd(ACTION_STABILIZE, na.rm = TRUE),
    .groups = "drop")



######### * PERCEPTIONS OF TIRE REEFS ######### 

PERCEPTIONS_TIRES <- anglers %>%
  select(TIRE_ATTRACTFISH:TIRE_RESTORETOOL) %>%
  pivot_longer(cols = starts_with("TIRE_"),
               names_to = "ASPECT",
               names_prefix = "TIRE_",
               values_to = "AGREEMENT") %>%
  group_by(ASPECT, AGREEMENT) %>%
  summarise(n = n()) %>%
  mutate(pct = n/sum(n)*100)  %>%
  mutate(ASPECT = factor(ASPECT, levels = c("WORSEWQ","DAMAGEHAB","ATTRACTFISH","SEDSTABILIZE","RESTORETOOL")),
         AGREEMENT = factor(AGREEMENT, levels = c("Strongly agree","Agree","Somewhat agree","Somewhat disagree","Disagree","Strongly disagree")))
plot_PERCEPTIONS_TIRES <- ggplot(PERCEPTIONS_TIRES, aes(x=ASPECT, y=pct, fill=AGREEMENT)) +
  geom_bar(stat = "identity", position = "stack") +
  geom_col(color = "white") +
  scale_fill_manual(name = "Agreement", values = c("Strongly disagree" = "#983E12",
                               "Disagree" = "#D7632B",
                               "Somewhat disagree" = "#FFA67C",
                               "Somewhat agree" = "#7CACFF",
                               "Agree" = "#466EB4",
                               "Strongly agree" = "#244276")) +
  xlab("Perception of Tire Reefs") +
  ylab("Anglers (%)") +
  scale_x_discrete(labels = c(
    "RESTORETOOL" = "... are useful for\nrestoring habitats\n(Positive)",
    "SEDSTABILIZE" = "... stabilize sediments,\nprevent erosion\n(Positive)",
    "ATTRACTFISH" = "... attract a lot of\ndesirable fish\n(Positive)",
    "DAMAGEHAB" = "... damage natural\nhabitats\n(Negative)",
    "WORSEWQ" = "... worsen water\nquality\n(Negative)")) +
  #coord_flip() +
  theme_classic() +
  theme(axis.title = element_text(face = "bold"),
        axis.title.x = element_text(margin = margin(t = 11)),
        axis.title.y = element_text(margin = margin(r = 9)),
        panel.background = element_rect(fill = "transparent"),
        plot.background = element_rect(fill = "transparent", color = NA),
        legend.background = element_rect(fill = "transparent", color = NA),
        legend.box.background = element_rect(fill = "transparent", color = NA))
ggsave(file='C:/Users/bsimm/Dropbox/Tampa Bay Estuary Program/Research/BSS/RESULTS/PERCEPTIONS_TIRES.svg', plot=plot_PERCEPTIONS_TIRES, width=175, height=75, units = "mm", bg = "transparent")
write.csv(PERCEPTIONS_TIRES, file='C:/Users/bsimm/Dropbox/Tampa Bay Estuary Program/Research/BSS/RESULTS/PERCEPTIONS_TIRES.csv', row.names = FALSE)

PERCEPTIONS_CONCRETE <- anglers %>%
  select(CONCRETE_ATTRACTFISH:CONCRETE_RESTORETOOL) %>%
  pivot_longer(cols = starts_with("CONCRETE_"),
               names_to = "ASPECT",
               names_prefix = "CONCRETE_",
               values_to = "AGREEMENT") %>%
  group_by(ASPECT, AGREEMENT) %>%
  summarise(n = n()) %>%
  mutate(pct = n/sum(n)*100)  %>%
  mutate(ASPECT = factor(ASPECT, levels = c("WORSEWQ","DAMAGEHAB","ATTRACTFISH","SEDSTABILIZE","RESTORETOOL")),
         AGREEMENT = factor(AGREEMENT, levels = c("Strongly agree","Agree","Somewhat agree","Somewhat disagree","Disagree","Strongly disagree")))
plot_PERCEPTIONS_CONCRETE <- ggplot(PERCEPTIONS_CONCRETE, aes(x=ASPECT, y=pct, fill=AGREEMENT)) +
  geom_bar(stat = "identity", position = "stack") +
  geom_col(color = "white") +
  scale_fill_manual(name = "Agreement", values = c("Strongly disagree" = "#983E12",
                                                   "Disagree" = "#D7632B",
                                                   "Somewhat disagree" = "#FFA67C",
                                                   "Somewhat agree" = "#7CACFF",
                                                   "Agree" = "#466EB4",
                                                   "Strongly agree" = "#244276")) +
  xlab("Perception of Concrete Reefs") +
  ylab("Anglers (%)") +
  scale_x_discrete(labels = c(
    "RESTORETOOL" = "... are useful for\nrestoring habitats\n(Positive)",
    "SEDSTABILIZE" = "... stabilize sediments,\nprevent erosion\n(Positive)",
    "ATTRACTFISH" = "... attract a lot of\ndesirable fish\n(Positive)",
    "DAMAGEHAB" = "... damage natural\nhabitats\n(Negative)",
    "WORSEWQ" = "... worsen water\nquality\n(Negative)")) +
  #coord_flip() +
  theme_classic() +
  theme(axis.title = element_text(face = "bold"),
        axis.title.x = element_text(margin = margin(t = 11)),
        axis.title.y = element_text(margin = margin(r = 9)),
        panel.background = element_rect(fill = "transparent"),
        plot.background = element_rect(fill = "transparent", color = NA),
        legend.background = element_rect(fill = "transparent", color = NA),
        legend.box.background = element_rect(fill = "transparent", color = NA))
ggsave(file='C:/Users/bsimm/Dropbox/Tampa Bay Estuary Program/Research/BSS/RESULTS/PERCEPTIONS_CONCRETE.svg', plot=plot_PERCEPTIONS_CONCRETE, width=175, height=75, units = "mm", bg = "transparent")
write.csv(PERCEPTIONS_CONCRETE, file='C:/Users/bsimm/Dropbox/Tampa Bay Estuary Program/Research/BSS/RESULTS/PERCEPTIONS_CONCRETE.csv', row.names = FALSE)
